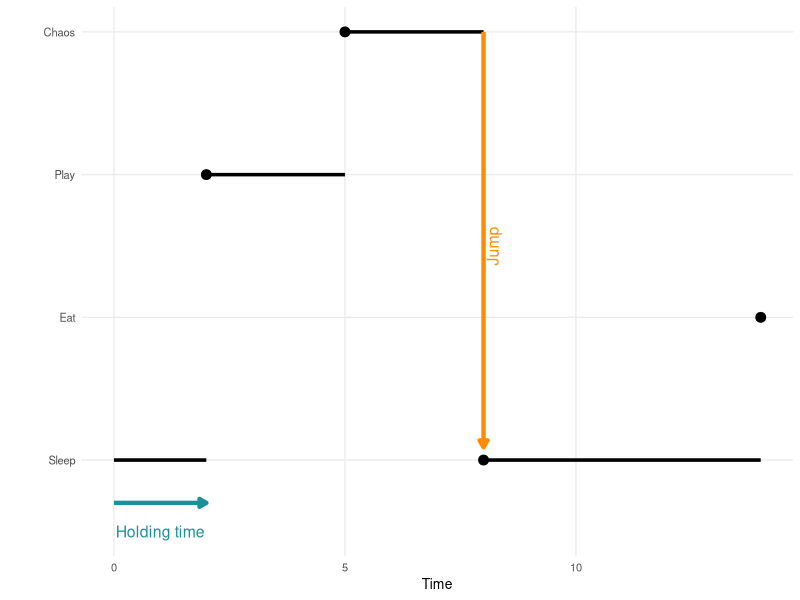
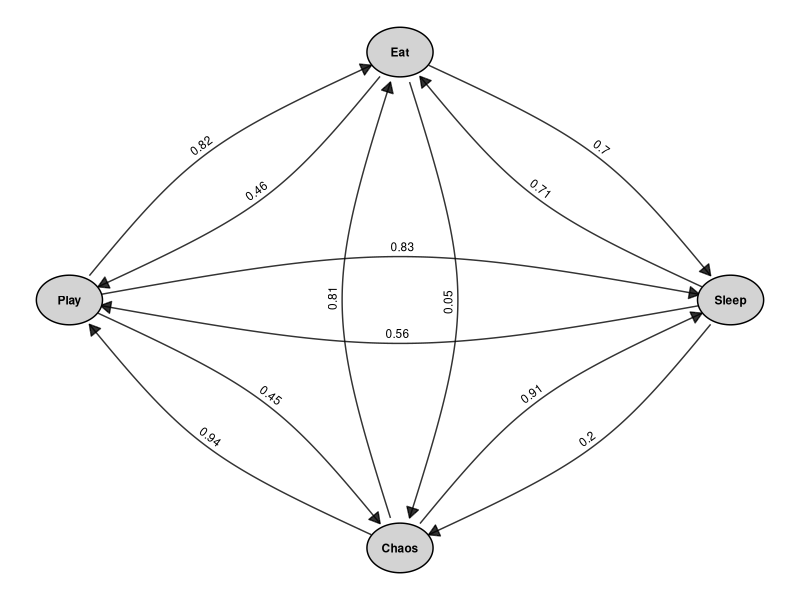

Write R code to recreate these figures, in order.
## ---- chunk 1
#| fig-height: 4
#| fig-width: 7
#| message: false
#| echo: false

library(ggplot2)
jump_times <- c(0, 2, 5, 8, 14)
states <- c(0, 2, 3, 0, 1)  # Sleep → Play → Chaos → Sleep → Eat

segment_data <- data.frame(
  x = jump_times[-length(jump_times)],
  xend = jump_times[-1],
  y = states[-length(states)]
)

jump_points <- data.frame(
  x = jump_times[-1],
  y = states[-1]
)

ggplot() +
  geom_segment(data = segment_data, aes(x = x, xend = xend, y = y, yend = y),
               linewidth = 1.2, color = "black") +
  geom_point(data = jump_points, aes(x = x, y = y), shape = 21, fill = "black", size = 3) +
  annotate("segment", x = 0, xend = 2, y = -0.3, yend = -0.3,
           arrow = arrow(type = "closed", length = unit(0.2, "cm")),
           color = "#1c9099", linewidth = 1.5) +
  annotate("text", x = 1, y = -0.5, label = "Holding time", color = "#1c9099", size = 4) +
  annotate("segment", x = 8, xend = 8, y = 3, yend = 0.09,
           arrow = arrow(type = "closed", length = unit(0.2, "cm")),
           color = "darkorange", linewidth = 1.5) +
  annotate("text", x = 8.2, y = 1.5, label = "Jump", color = "darkorange", size = 4, angle = 90) +
  labs(x = "Time", y = "State") +
  scale_y_continuous(breaks = 0:3,
                     labels = c("Sleep", "Eat", "Play", "Chaos")) +
  theme_minimal(base_size = 10) +
  theme(panel.grid.minor = element_blank(),
        axis.title.y = element_text(angle = 0, vjust = 1.2))
## ---- chunk 2
#| fig-height: 4
#| fig-width: 4
#| message: false
#| echo: false

library(igraph)
library(ggraph)
library(tidygraph)
library(ggplot2)

# Define all 4 states
state_names <- c("Sleep", "Eat", "Play", "Chaos")

# Create all combinations of from → to (including self-loops)
transitions <- expand.grid(from = state_names, to = state_names, stringsAsFactors = FALSE)

# Assign random-ish transition probabilities (you can edit or normalize)
set.seed(77)
transitions$prob <- round(runif(nrow(transitions), min = 0.05, max = 0.95), 2)
# Create graph
g <- tbl_graph(nodes = data.frame(name = state_names), edges = transitions, directed = TRUE)

# Plot using geom_edge_arc to support curvature
ggraph(g, layout = "circle") +
  geom_edge_arc(aes(label = prob),
                arrow = arrow(length = unit(3, "mm"), type = "closed"),
                end_cap = circle(8, "mm"),
                start_cap = circle(8, "mm"),
                label_colour = "black",
                label_size = 3,
                alpha = 0.8,
                strength = 0.15,
                angle_calc = "along",
                label_dodge = unit(2.5, "mm"),
                show.legend = FALSE) +
  geom_node_circle(aes(r = 0.1), fill = "lightgrey", color = "black") +
  geom_node_text(aes(label = name), size = 3, fontface = "bold") +
  theme_void() 
